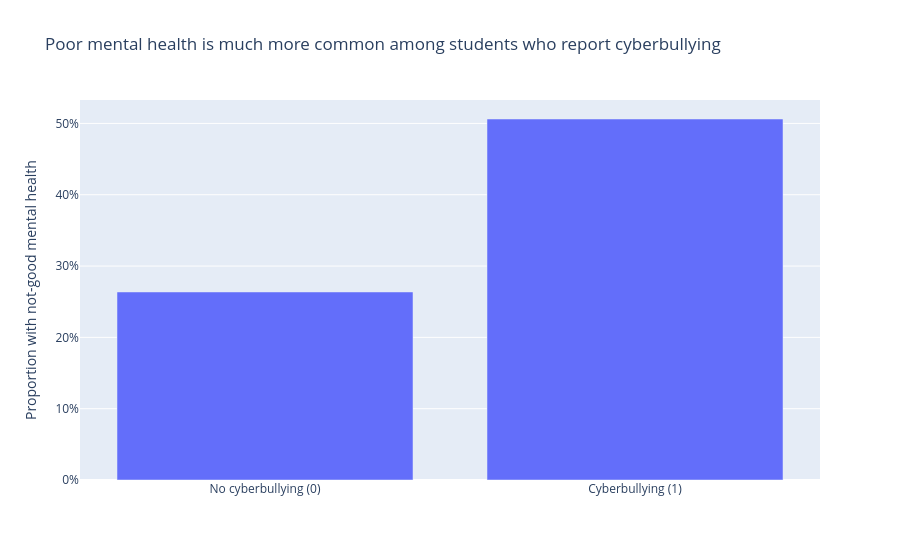

The notebook cell this image was saved under:
### Markdown cell above
### Chart 2 — Question 2 (cyberbullying and mental health)

### Code cell
# --- Chart 2 — Question 2: cyberbullying vs self-rated poor mental health ---

q2_plot = df[["CyberBullying", "NotGoodMentalHealth"]].dropna()
summary2 = q2_plot.groupby("CyberBullying", as_index=False)["NotGoodMentalHealth"].mean()
summary2["group"] = summary2["CyberBullying"].map(
    {0.0: "No cyberbullying (0)", 1.0: "Cyberbullying (1)"}
)

fig2 = px.bar(
    summary2,
    x="group",
    y="NotGoodMentalHealth",
    title="Poor mental health is much more common among students who report cyberbullying",
    labels={
        "NotGoodMentalHealth": "Proportion with not-good mental health",
        "group": "",
    },
)
fig2.update_layout(yaxis_tickformat=".0%", showlegend=False)
fig2.show()

### Figure 1 — Plotly figure (JSON) as saved in the notebook; plotly's stock layout.template omitted (floating-point values rounded to 4 significant figures)
{"data": [{"alignmentgroup": "True", "hovertemplate": "=%{x}<br>Proportion with not-good mental health=%{y}<extra></extra>", "legendgroup": "", "marker": {"color": "#636efa", "pattern": {"shape": ""}}, "name": "", "offsetgroup": "", "orientation": "v", "showlegend": false, "textposition": "auto", "type": "bar", "x": ["No cyberbullying (0)", "Cyberbullying (1)"], "xaxis": "x", "y": [0.2637, 0.5062], "yaxis": "y"}], "layout": {"barmode": "relative", "legend": {"tracegroupgap": 0}, "showlegend": false, "title": {"text": "Poor mental health is much more common among students who report cyberbullying"}, "xaxis": {"anchor": "y", "domain": [0, 1], "title": {"text": ""}}, "yaxis": {"anchor": "x", "domain": [0, 1], "tickformat": ".0%", "title": {"text": "Proportion with not-good mental health"}}}}
